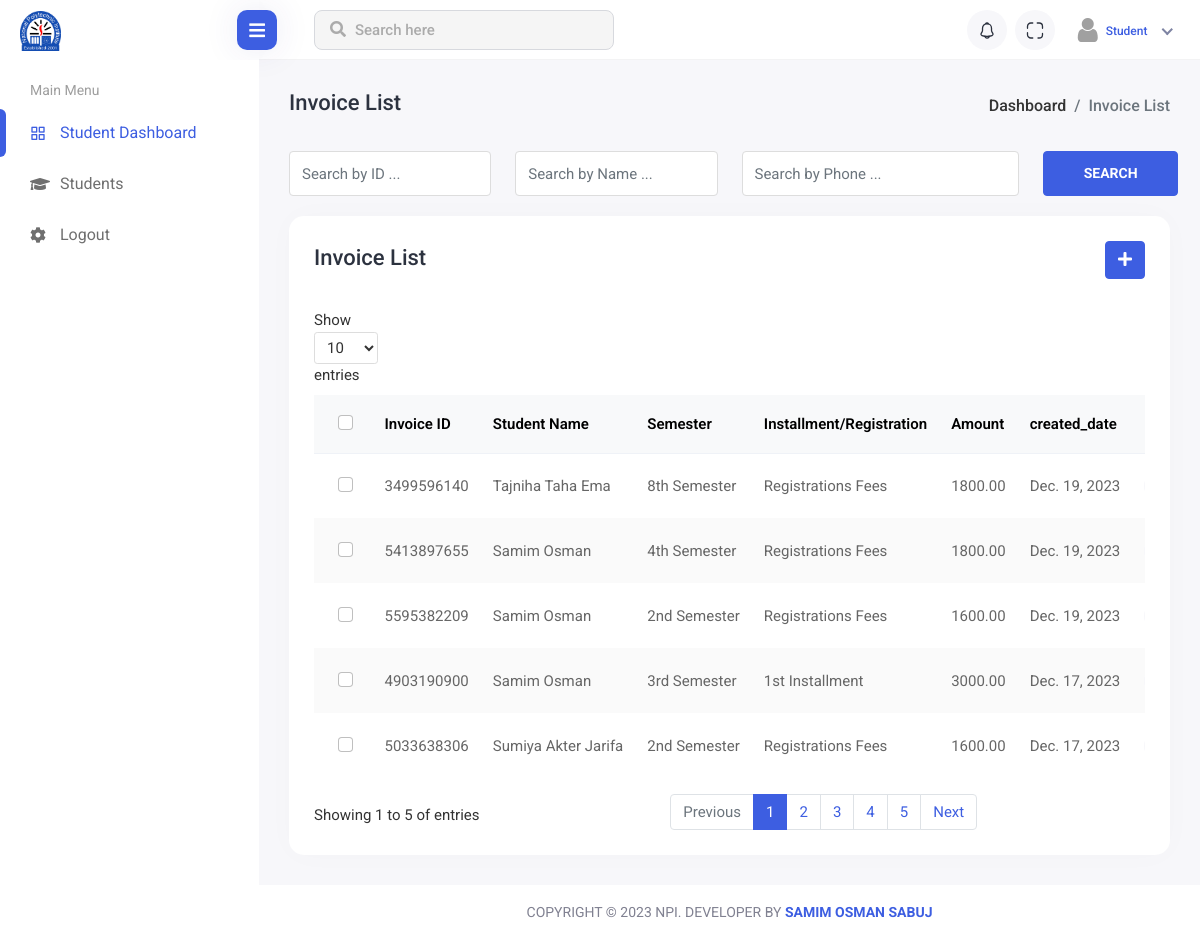
The page /student/invoice-list/ (signed in) on the database as committed earlier.
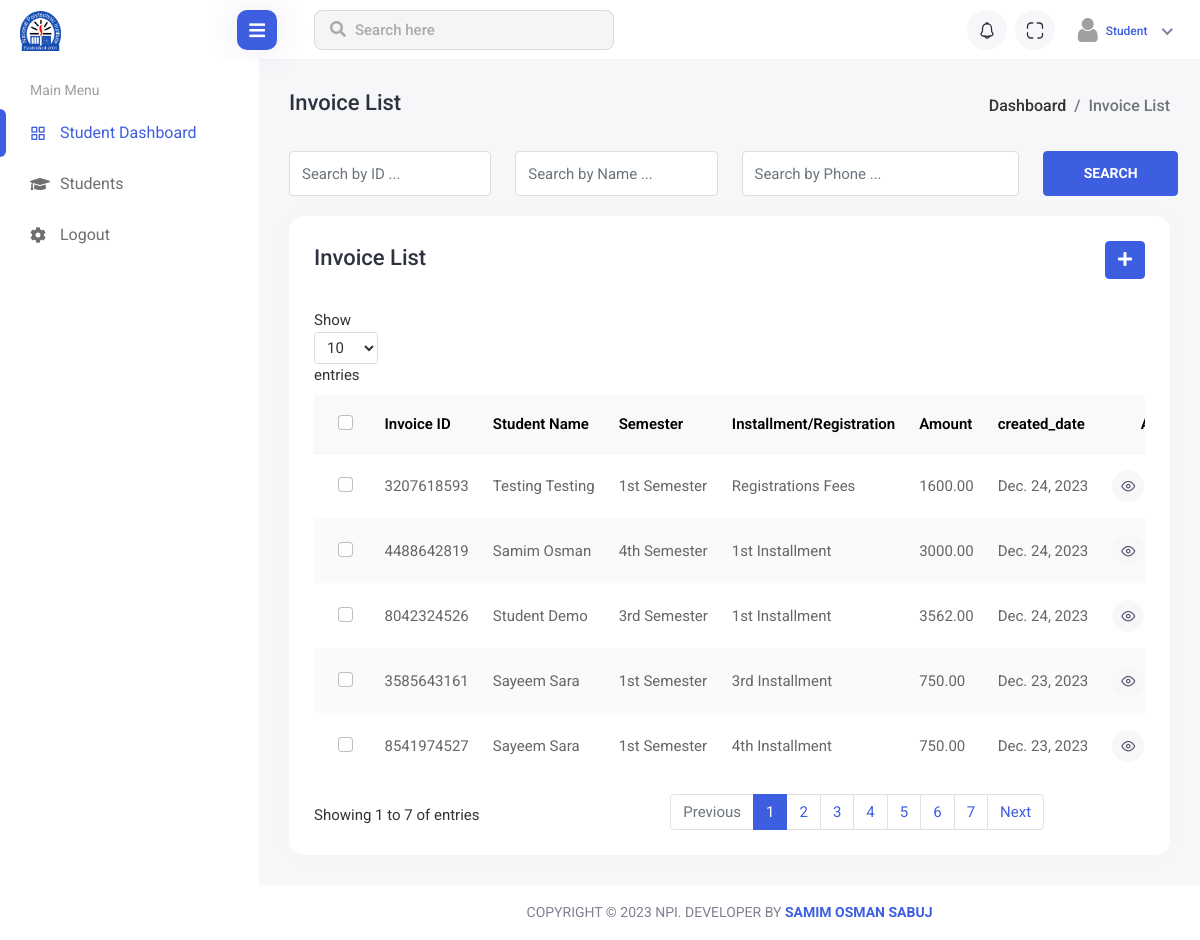
The same page on the database as committed later.
### student/models.py (models this page shows, shortened)
class Invoice(models.Model):
    student = models.ForeignKey(student, on_delete=models.DO_NOTHING)
    semester = models.ForeignKey(Semesters, on_delete=models.DO_NOTHING, blank=True, null=True)
    installment = models.ForeignKey(Installments, on_delete=models.DO_NOTHING, blank=True, null=True)
    registration_fees = models.ForeignKey(Registration_fees, on_delete=models.DO_NOTHING, blank=True, null=True)
    Invoice_id = models.CharField(max_length=10)
    amount = models.DecimalField(max_digits=10, decimal_places=2)
    created_date = models.DateField(auto_now_add=True)

class Semesters(models.Model):
    TITLE = (
        ('1st Semester', '1st Semester'),
        ('2nd Semester', '2nd Semester'),
        ('3rd Semester', '3rd Semester'),
        ('4th Semester', '4th Semester'),
        ('5th Semester', '5th Semester'),
        ('6th Semester', '6th Semester'),
        ('7th Semester', '7th Semester'),
        ('8th Semester', '8th Semester'),
        )
    Student = models.ForeignKey(student, on_delete=models.CASCADE, related_name="Students")
    title = models.CharField(choices=TITLE, max_length=50)
    start_date = models.DateField(auto_now_add=True)
    result = models.FloatField(max_length=5, blank=True, null=True)
    is_complete = models.BooleanField(default=False)
    def __str__(self) -> str:
        return self.title
    class Meta:
        ordering = ['title']

class Registration_fees(models.Model):
    PAYMENT_METHOD = (
        ('Cash', 'Cash'),
        ('Bkash', 'Bkash'),
        ('Others', 'Others'),
    )
    Student = models.ForeignKey(student, on_delete=models.CASCADE, related_name='Student')
    semester = models.ForeignKey(Semesters, on_delete=models.DO_NOTHING, related_name='Registration_fees_semester')
    title = models.CharField(max_length=50, default="Registrations Fees")
    amount = models.DecimalField(decimal_places=2, max_digits=10)
    pay_date = models.DateField(blank=True, null=True)
    is_paid = models.BooleanField(default=False)
    payment_method = models.CharField(choices=PAYMENT_METHOD, max_length=15, blank=True, null=False)

class Installments(models.Model):
    TITLE = (
        ('1st Installment', '1st Installment'),
        ('2nd Installment', '2nd Installment'),
        ('3rd Installment', '3rd Installment'),
        ('4th Installment', '4th Installment'),
    )
    PAYMENT_METHOD = (
        ('Cash', 'Cash'),
        ('Bkash', 'Bkash'),
        ('Others', 'Others'),
    )
    semester = models.ForeignKey(Semesters, on_delete=models.CASCADE, related_name="Semester")
    title = models.CharField(choices=TITLE, max_length=50)
    amount = models.PositiveIntegerField(default=3750)
    discount = models.PositiveIntegerField(default=0)
    created_date = models.DateTimeField(auto_now_add=True)
    payment_method = models.CharField(choices=PAYMENT_METHOD, max_length=15, blank=True, null=False)
    is_paid = models.BooleanField(default=False)
    def __str__(self) -> str:
        return self.title
    class Meta:
        ordering = ['-created_date']

### account/models.py (models this page shows, shortened)
class User(AbstractBaseUser, PermissionsMixin):
    email = models.EmailField(max_length=50, blank=False, unique=True)
    username = models.CharField(max_length=40, validators=[UnicodeUsernameValidator], unique=True)
    is_active = models.BooleanField(default=True)
    is_staff = models.BooleanField(default=False)
    is_superuser = models.BooleanField(default=False)
    date_joined = models.DateTimeField(auto_now_add=True)
    objects = UserManager()
    is_student = models.BooleanField(default=False)
    is_teacher = models.BooleanField(default=False)
    is_adminstaff = models.BooleanField(default=False)
    USERNAME_FIELD = 'username'
    REQUIRED_FIELDS = ['email',]
    class Meta:
        ordering = ['-date_joined']

class student(User):
    GENDER = (
        ('Male', 'Male'),
        ('Female', 'Female'),
        ('Others', 'Others'),
    )
    RELIGION = (
        ('Islam', 'Islam'),
        ('Hindu', 'Hindu'),
        ('Chirstian', 'Chirstian'),
        ('Buddist', 'Buddist'),
        ('Others', 'Others'),
    )
    BLOOD_GROUP = (
        ('A+', 'A+'),
        ('A-', 'A-'),
        ('B+', 'B+'),
        ('B-', 'B-'),
        ('O+', 'O+'),
        ('O-', 'O-'),
        ('AB+', 'AB+'),
        ('AB-', 'AB-'),
    )
    first_name = models.CharField(max_length=20)
    last_name = models.CharField(max_length=20)
    address = models.TextField(blank=True)
    gender = models.CharField(choices=GENDER, max_length=10, blank=True, null=False)
    date_of_birth = models.DateField(blank=True, null=False)
    blood_group = models.CharField(choices=BLOOD_GROUP, max_length=5, blank=True, null=False)
    roll_no = models.PositiveIntegerField(blank=True)
    religion = models.CharField(choices=RELIGION, max_length=10, blank=True, null=False)
    phone_number = models.TextField()
    student_image = models.ImageField(upload_to='student/img/', blank=True, null=False, default='student_avatar.png/')
    department = models.ForeignKey(Department, on_delete=models.CASCADE, related_name='student_deparment', blank=True, null=True)
    semester = models.CharField(max_length=40)
    tuition_fees_discount = models.IntegerField(blank=True, null=True)
    otp_token = models.CharField(max_length=6, blank=True, null=True)
    is_varified = models.BooleanField(default=False)

### student/views.py (the view)
# urls.py: path('invoice-list/', invoice_list, name='invoice_list'),
@login_required(login_url='login')
def invoice_list(request):
    invoices = Invoice.objects.all().order_by('-id')
    item_per_page = 5
    paginator = Paginator(invoices, item_per_page)
    page = request.GET.get('page')
    try:
        invoice = paginator.page(page)
    except EmptyPage:
        invoice = paginator.page(1)
    except PageNotAnInteger:
        invoice = paginator.page(1)
    except InvalidPage:
        invoice = paginator.page(1)
    context = {'invoice': invoice, 'paginator': paginator}
    return render(request, 'fees/invoice_list.html', context)

### templates/fees/invoice_list.html (shortened to what the changed rows need)
{% extends '../base/base.html' %}
{% load static %}
{% block body_content %}
<div class="content container-fluid">
    <div class="row">
        <div class="col-sm-12">
            <div class="card card-table comman-shadow">
                <div class="card-body">
                    <div class="table-responsive">
                        <div id="DataTables_Table_0_wrapper" class="dataTables_wrapper dt-bootstrap4 no-footer">
                            <div class="row">
                                <div class="col-sm-12">
                                    <table
                                        class="table border-0 star-student table-hover table-center mb-0 datatable table-striped dataTable no-footer"
                                        id="DataTables_Table_0" role="grid" aria-describedby="DataTables_Table_0_info">
                                        <thead class="student-thread">
                                            <tr>
                                                <th>
                                                    <div class="form-check check-tables">
                                                        <input class="form-check-input" type="checkbox"
                                                            value="something">
                                                    </div>
                                                </th>
                                                <th>Invoice ID</th>
                                                <th>Student Name</th>
                                                <th>Semester</th>
                                                <th>Installment/Registration</th>
                                                <th>Amount</th>
                                                <th>created_date</th>
                                                <th class="text-end">Action</th>
                                            </tr>
                                        </thead>
                                        <tbody>
                                            {% for invoices in invoice %}
                                            <tr>
                                                <td>
                                                    <div class="form-check check-tables">
                                                        <input class="form-check-input" type="checkbox"
                                                            value="something">
                                                    </div>
                                                </td>
                                                <td>{{invoices.Invoice_id}}</td>
                                                <td>
                                                    {{invoices.student.first_name}} {{invoices.student.last_name}}
                                                </td>
                                                <td>{{invoices.semester}}</td>
                                                <td>
                                                    {% if invoices.installment %}
                                                    {{invoices.installment}}
                                                    {% endif %}
                                                    {% if invoices.registration_fees %}
                                                    {{invoices.registration_fees.title}}
                                                    {% endif %}
                                                </td>
                                                <td>{{invoices.amount}}</td>
                                                <td>{{invoices.created_date}}</td>
                                                <td class="text-end">
                                                    <div class="actions">
                                                        <a href="javascript:;" class="btn btn-sm bg-success-light me-2">
                                                            <i class="feather-eye"></i>
                                                        </a>
                                                    </div>
                                                </td>
                                            </tr>
                                            {% endfor %}
                                        </tbody>
                                    </table>
                                </div>
                            </div>
                            {% include './pagination.html' %}
                        </div>
                    </div>
                </div>
            </div>
        </div>
    </div>
</div>
{% endblock body_content %}

Rows that differ between the two databases and show on the page:
no longer on this page (row unchanged): Invoice: Invoice_id "3499596140", student.first_name "Tajniha Taha", student.last_name "Ema", semester "8th Semester", registration_fees "Registrations Fees", amount "1800.00", created_date "Dec. 19, 2023"
no longer on this page (row unchanged): Invoice: Invoice_id "5413897655", student.first_name "Samim", student.last_name "Osman", semester "4th Semester", registration_fees "Registrations Fees", amount "1800.00", created_date "Dec. 19, 2023"
no longer on this page (row unchanged): Invoice: Invoice_id "5595382209", student.first_name "Samim", student.last_name "Osman", semester "2nd Semester", registration_fees "Registrations Fees", amount "1600.00", created_date "Dec. 19, 2023"
no longer on this page (row unchanged): Invoice: Invoice_id "4903190900", student.first_name "Samim", student.last_name "Osman", semester "3rd Semester", installment "1st Installment", amount "3000.00", created_date "Dec. 17, 2023"
no longer on this page (row unchanged): Invoice: Invoice_id "5033638306", student.first_name "Sumiya", student.last_name "Akter Jarifa", semester "2nd Semester", registration_fees "Registrations Fees", amount "1600.00", created_date "Dec. 17, 2023"
added Invoice: Invoice_id "3207618593", student.first_name "Testing", student.last_name "Testing", semester "1st Semester", registration_fees "Registrations Fees", amount "1600.00", created_date "Dec. 24, 2023"
added Invoice: Invoice_id "4488642819", student.first_name "Samim", student.last_name "Osman", semester "4th Semester", installment "1st Installment", amount "3000.00", created_date "Dec. 24, 2023"
added Invoice: Invoice_id "8042324526", student.first_name "Student", student.last_name "Demo", semester "3rd Semester", installment "1st Installment", amount "3562.00", created_date "Dec. 24, 2023"
added Invoice: Invoice_id "3585643161", student.first_name "Sayeem", student.last_name "Sara", semester "1st Semester", installment "3rd Installment", amount "750.00", created_date "Dec. 23, 2023"
added Invoice: Invoice_id "8541974527", student.first_name "Sayeem", student.last_name "Sara", semester "1st Semester", installment "4th Installment", amount "750.00", created_date "Dec. 23, 2023"
Other text that changed with them:
{{ invoice.paginator.num_pages }}: "5" → "7"
new list line: "6"
new list line: "7"
